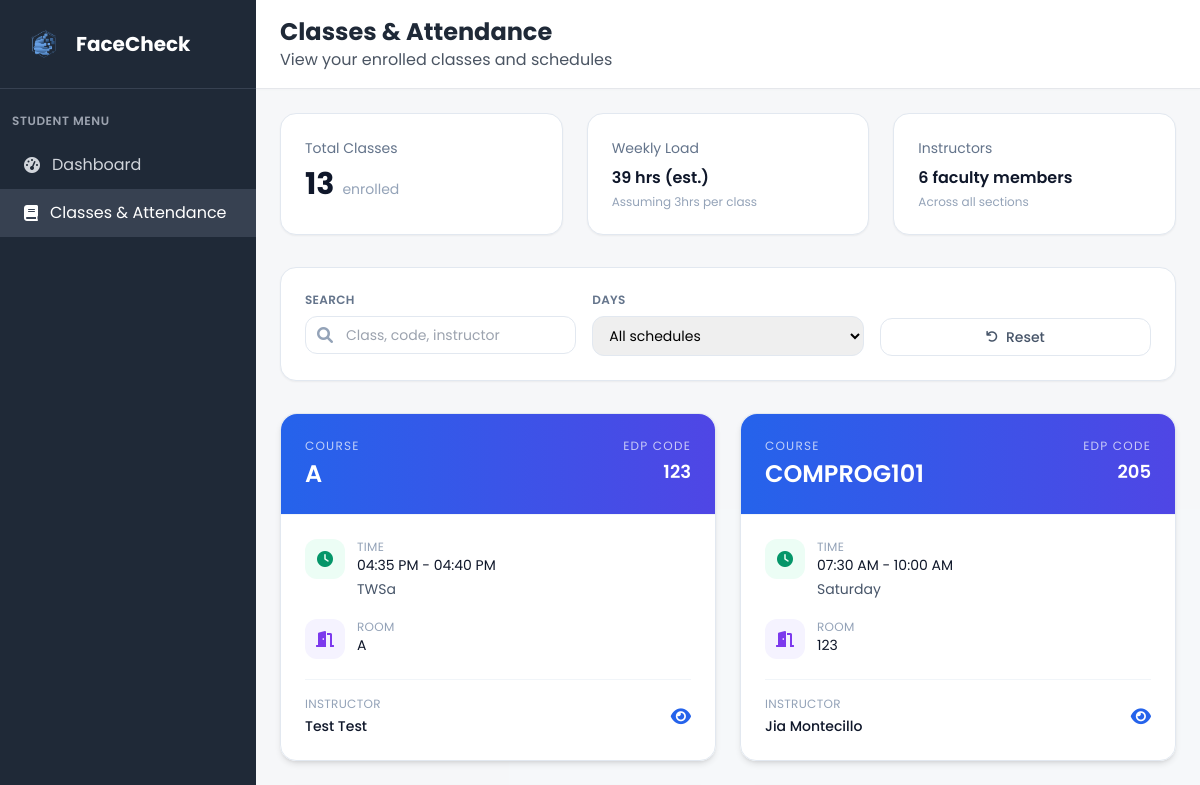
Before: /my_classes (signed in, upper part) with the older database file.
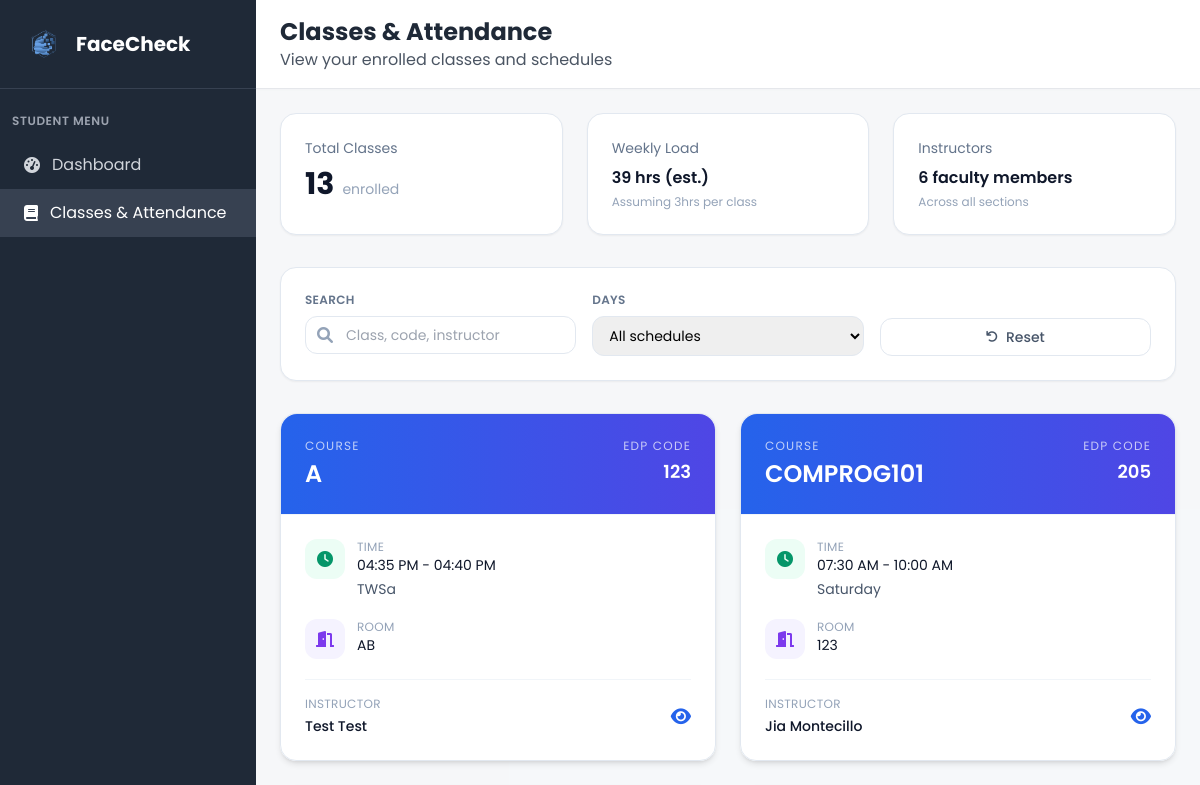
After: the same page with the newer database file.
### tables this page shows
CREATE TABLE class (
            class_id INTEGER PRIMARY KEY AUTOINCREMENT,
            class_name VARCHAR(20) NOT NULL,
            edpcode VARCHAR(20) NOT NULL UNIQUE,
            start_time TIME,
            end_time TIME,
            room VARCHAR(10),
            faculty_id INTEGER NOT NULL, is_active BOOLEAN DEFAULT 1,
            FOREIGN KEY (faculty_id) REFERENCES faculty(faculty_id)
        );

### app.py (the view)
@app.route('/my_classes')
def my_classes():
    if 'user_id' not in session or session['role'] != 'student':
        return redirect(url_for('login'))
    conn = get_db_connection()
    student = conn.execute('''
        SELECT u.*, s.student_id, s.year_level, s.profile_picture, c.course_name, d.dept_name
        FROM user u
        JOIN student s ON u.user_id = s.user_id
        LEFT JOIN course c ON s.course_id = c.course_id
        LEFT JOIN department d ON u.dept_id = d.dept_id
        WHERE u.user_id = ?
    ''', (session['user_id'],)).fetchone()
    enrolled_classes_raw = conn.execute('''
        SELECT cl.class_id, cl.class_name, cl.edpcode, cl.start_time, cl.end_time, cl.room,
               u_f.firstname as faculty_firstname, u_f.lastname as faculty_lastname,
               GROUP_CONCAT(DISTINCT d.day_name) as days
        FROM student_class sc
        JOIN class cl ON sc.class_id = cl.class_id
        JOIN faculty f ON cl.faculty_id = f.faculty_id
        JOIN user u_f ON f.user_id = u_f.user_id
        LEFT JOIN class_days cd ON cl.class_id = cd.class_id
        LEFT JOIN days d ON cd.day_id = d.day_id
        WHERE sc.student_id = ?
          AND cl.is_active = 1
        GROUP BY cl.class_id, cl.class_name, cl.edpcode, cl.start_time, cl.end_time, cl.room,
                 u_f.firstname, u_f.lastname
        ORDER BY cl.class_name
    ''', (student['student_id'],)).fetchall()
    enrolled_classes = []
    faculty_names = set()
    for class_item in enrolled_classes_raw:
        time_str = ''
        if class_item['start_time'] and class_item['end_time']:
            try:
                start_time = str(class_item['start_time'])
                end_time = str(class_item['end_time'])
                time_formats = ['%H:%M:%S', '%H:%M']
                start_dt = None
                end_dt = None
                for fmt in time_formats:
                    try:
                        start_dt = datetime.strptime(start_time, fmt)
                        end_dt = datetime.strptime(end_time, fmt)
                        break
                    except ValueError:
                        continue
                if start_dt and end_dt:
                    time_str = f"{start_dt.strftime('%I:%M %p')} - {end_dt.strftime('%I:%M %p')}"
                else:
                    time_str = f"{start_time} - {end_time}"
            except Exception as e:
                time_str = f"{class_item['start_time']} - {class_item['end_time']}"
        enrolled_classes.append({
            'class_id': class_item['class_id'],
            'class_name': class_item['class_name'],
            'edpcode': class_item['edpcode'],
            'days': format_days_display(class_item['days']) if class_item['days'] else '',
            'time': time_str,
            'room': class_item['room'],
            'faculty_firstname': class_item['faculty_firstname'],
            'faculty_lastname': class_item['faculty_lastname'],
            'schedule': time_str
        })
        faculty_names.add(f"{class_item['faculty_firstname']} {class_item['faculty_lastname']}")
    total_classes = len(enrolled_classes)
    weekly_hours_estimate = total_classes * 3
    faculty_count = len(faculty_names)
    conn.close()
    return render_template('my_classes.html',
                         student=student,
                         enrolled_classes=enrolled_classes,
                         total_classes=total_classes,
                         weekly_hours_estimate=weekly_hours_estimate,
                         faculty_count=faculty_count)

### app.py (called while the page is built, shortened)
def format_days_display(days_string):
    if not days_string:
        return days_string
    days_list = [d.strip() for d in days_string.split(',')]
    if len(days_list) > 2:
        day_initials = {
            'Monday': 'M', 'Tuesday': 'T', 'Wednesday': 'W', 'Thursday': 'Th',
            'Friday': 'F', 'Saturday': 'Sa', 'Sunday': 'Su'
        }
        return ''.join([day_initials.get(day, day[0]) for day in days_list])
    elif len(days_list) == 2:
        return ', '.join(days_list)
    else:
        return days_string

@app.context_processor
def inject_current_admin():
    current_admin = None
    return dict(current_admin=current_admin)

### templates/my_classes.html (shortened to what the changed rows need)
<!DOCTYPE html>
<html lang="en">
<head>
    <script src="https://cdn.tailwindcss.com"></script>
    <link href="https://cdnjs.cloudflare.com/ajax/libs/font-awesome/6.0.0/css/all.min.css" rel="stylesheet">
    <link rel="stylesheet" href="{{ url_for('static', filename='css/global.css') }}">
</head>
<body class="bg-gray-100">
    <div class="flex h-screen">
        <div class="w-64 bg-gray-800 text-white">
            <div class="p-6 border-b border-gray-700">
                <div class="flex items-center">
                    <h1 class="text-xl font-bold">FaceCheck</h1>
                </div>
            </div>
        </div>
        <div class="flex-1 flex flex-col overflow-hidden">
            <header class="bg-white shadow-sm border-b border-gray-200">
                <div class="px-6 py-4">
                    <div class="flex items-center justify-between">
                        <div>
                            <h2 class="text-2xl font-bold text-gray-800">Classes & Attendance</h2>
                        </div>
                    </div>
                </div>
            </header>
            <main class="flex-1 overflow-y-auto p-6 bg-slate-50/60">
                <div class="max-w-7xl mx-auto space-y-8">
                    {% if enrolled_classes %}
                    <div id="classGrid" class="grid grid-cols-1 md:grid-cols-2 xl:grid-cols-3 gap-6">
                        {% for class_item in enrolled_classes %}
                        <div class="class-card bg-white/95 backdrop-blur rounded-2xl border border-slate-200 shadow-md hover:shadow-lg transition-all duration-200" data-days="{{ class_item.days|lower }}" data-class="{{ class_item.class_name|lower }}" data-instructor="{{ (class_item.faculty_firstname ~ ' ' ~ class_item.faculty_lastname)|lower }}">
                            <div class="p-6 border-b border-slate-100 bg-gradient-to-r from-blue-600 to-indigo-600 text-white rounded-t-2xl">
                                <div class="flex items-start justify-between">
                                    <div>
                                        <p class="text-xs uppercase tracking-widest text-white/70 mb-1">Course</p>
                                        <h3 class="text-2xl font-semibold">{{ class_item.class_name }}</h3>
                                    </div>
                                    <div class="text-right">
                                        <p class="text-xs uppercase tracking-widest text-white/70 mb-1">EDP Code</p>
                                        <p class="text-lg font-semibold">{{ class_item.edpcode }}</p>
                                    </div>
                                </div>
                            </div>
                            <div class="p-6 space-y-5">
                                <div class="flex items-start space-x-3">
                                    <div class="flex-shrink-0 w-10 h-10 rounded-xl bg-emerald-50 text-emerald-600 flex items-center justify-center">
                                        <i class="fas fa-clock"></i>
                                    </div>
                                    <div>
                                        <p class="text-xs uppercase tracking-wide text-slate-400">Time</p>
                                        <p class="text-sm text-slate-900">{{ class_item.time or 'TBA' }}</p>
                                        <p class="text-sm text-slate-600 mt-1">{{ class_item.days or 'TBA' }}</p>
                                    </div>
                                </div>
                                <div class="flex items-start space-x-3">
                                    <div class="flex-shrink-0 w-10 h-10 rounded-xl bg-violet-50 text-violet-600 flex items-center justify-center">
                                        <i class="fas fa-door-open"></i>
                                    </div>
                                    <div>
                                        <p class="text-xs uppercase tracking-wide text-slate-400">Room</p>
                                        <p class="text-sm text-slate-900">{{ class_item.room or 'TBA' }}</p>
                                    </div>
                                </div>
                                <div class="pt-4 border-t border-slate-100 flex items-center justify-between">
                                    <div>
                                    <p class="text-xs uppercase tracking-wide text-slate-400 mb-1">Instructor</p>
                                    <p class="text-sm font-medium text-slate-900">{{ class_item.faculty_firstname }} {{ class_item.faculty_lastname }}</p>
                                    </div>
                                    <a href="{{ url_for('view_class_attendance', class_id=class_item.class_id) }}"
                                       class="text-blue-600 hover:text-blue-800 transition duration-200"
                                       title="View Attendance">
                                        <i class="fas fa-eye text-lg"></i>
                                    </a>
                                </div>
                            </div>
                        </div>
                        {% endfor %}
                    </div>
                    {% endif %}
                </div>
            </main>
        </div>
    </div>
</body>
</html>

Changed rows visible on the page:
changed class (number 1 of 2 on the later page): room "A" → "AB"
